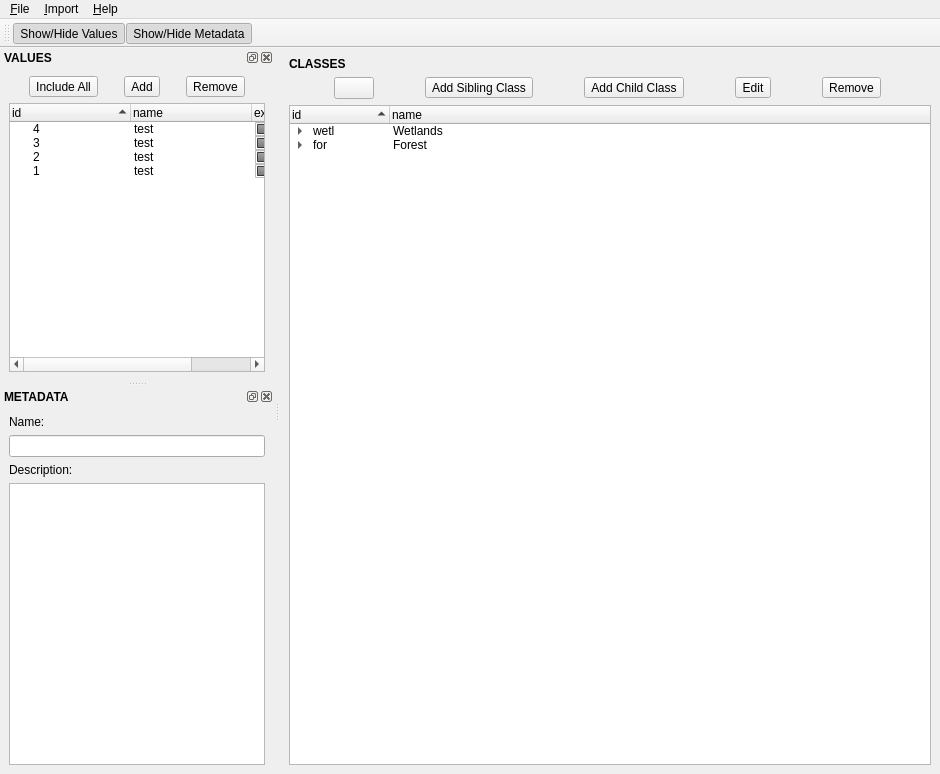
<?xml version="1.0" encoding="UTF-8"?>
<ui version="4.0">
 <class>MainWindow</class>
 <widget class="QMainWindow" name="MainWindow">
  <property name="geometry">
   <rect>
    <x>0</x>
    <y>0</y>
    <width>940</width>
    <height>774</height>
   </rect>
  </property>
  <property name="windowTitle">
   <string>Land Cover Classification Editor</string>
  </property>
  <widget class="QWidget" name="ClassesWidget">
   <layout class="QVBoxLayout" name="verticalLayout_4">
    <item>
     <widget class="QLabel" name="ClassesLabel">
      <property name="font">
       <font>
        <family>Arial</family>
        <weight>75</weight>
        <bold>true</bold>
       </font>
      </property>
      <property name="text">
       <string>CLASSES</string>
      </property>
     </widget>
    </item>
    <item>
     <layout class="QHBoxLayout" name="ClassesButtonsHorizontalLayout">
      <item>
       <widget class="QPushButton" name="ClassesInsertValuesButton">
        <property name="sizePolicy">
         <sizepolicy hsizetype="Fixed" vsizetype="Fixed">
          <horstretch>0</horstretch>
          <verstretch>0</verstretch>
         </sizepolicy>
        </property>
        <property name="toolTip">
         <string>Insert Values</string>
        </property>
        <property name="text">
         <string/>
        </property>
        <property name="icon">
         <iconset resource="main_rc.qrc">
          <normaloff>:/main/images/img/coins_add.png</normaloff>:/main/images/img/coins_add.png</iconset>
        </property>
       </widget>
      </item>
      <item>
       <widget class="QToolButton" name="ClassesAddSiblingButton">
        <property name="toolTip">
         <string>Add Sibling Class</string>
        </property>
        <property name="text">
         <string>Add Sibling Class</string>
        </property>
        <property name="icon">
         <iconset resource="main_rc.qrc">
          <normaloff>:/main/images/img/application_side_expand.png</normaloff>:/main/images/img/application_side_expand.png</iconset>
        </property>
       </widget>
      </item>
      <item>
       <widget class="QToolButton" name="ClassesAddChildButton">
        <property name="toolTip">
         <string>Add Child Class</string>
        </property>
        <property name="text">
         <string>Add Child Class</string>
        </property>
        <property name="icon">
         <iconset resource="main_rc.qrc">
          <normaloff>:/main/images/img/application_add.png</normaloff>:/main/images/img/application_add.png</iconset>
        </property>
       </widget>
      </item>
      <item>
       <widget class="QToolButton" name="ClassesEditButton">
        <property name="toolTip">
         <string>Edit Class</string>
        </property>
        <property name="text">
         <string>Edit</string>
        </property>
        <property name="icon">
         <iconset resource="main_rc.qrc">
          <normaloff>:/main/images/img/application_edit.png</normaloff>:/main/images/img/application_edit.png</iconset>
        </property>
       </widget>
      </item>
      <item>
       <widget class="QToolButton" name="ClassesRemoveButton">
        <property name="toolTip">
         <string>Remove Class</string>
        </property>
        <property name="autoFillBackground">
         <bool>false</bool>
        </property>
        <property name="text">
         <string>Remove</string>
        </property>
        <property name="icon">
         <iconset resource="main_rc.qrc">
          <normaloff>:/main/images/img/delete.png</normaloff>:/main/images/img/delete.png</iconset>
        </property>
        <property name="arrowType">
         <enum>Qt::NoArrow</enum>
        </property>
       </widget>
      </item>
     </layout>
    </item>
    <item>
     <widget class="QTreeWidget" name="ClassesTree">
      <property name="rootIsDecorated">
       <bool>true</bool>
      </property>
      <property name="sortingEnabled">
       <bool>true</bool>
      </property>
      <property name="headerHidden">
       <bool>false</bool>
      </property>
      <attribute name="headerDefaultSectionSize">
       <number>100</number>
      </attribute>
      <attribute name="headerMinimumSectionSize">
       <number>20</number>
      </attribute>
      <column>
       <property name="text">
        <string>id</string>
       </property>
      </column>
      <column>
       <property name="text">
        <string>name</string>
       </property>
      </column>
      <item>
       <property name="text">
        <string>wetl</string>
       </property>
       <property name="text">
        <string>Wetlands</string>
       </property>
       <item>
        <property name="text">
         <string>4</string>
        </property>
        <property name="text">
         <string>test</string>
        </property>
       </item>
       <item>
        <property name="text">
         <string>3</string>
        </property>
        <property name="text">
         <string>test</string>
        </property>
       </item>
       <item>
        <property name="text">
         <string>2</string>
        </property>
        <property name="text">
         <string>test</string>
        </property>
       </item>
      </item>
      <item>
       <property name="text">
        <string>for</string>
       </property>
       <property name="text">
        <string>Forest</string>
       </property>
       <item>
        <property name="text">
         <string>1</string>
        </property>
        <property name="text">
         <string>test</string>
        </property>
       </item>
      </item>
     </widget>
    </item>
   </layout>
  </widget>
  <widget class="QMenuBar" name="MenuBar">
   <property name="geometry">
    <rect>
     <x>0</x>
     <y>0</y>
     <width>940</width>
     <height>21</height>
    </rect>
   </property>
   <widget class="QMenu" name="MenuFile">
    <property name="title">
     <string>&amp;File</string>
    </property>
    <addaction name="ActionNew"/>
    <addaction name="ActionOpen"/>
    <addaction name="separator"/>
    <addaction name="ActionSave"/>
    <addaction name="ActionSaveAs"/>
    <addaction name="separator"/>
    <addaction name="ActionQuit"/>
   </widget>
   <widget class="QMenu" name="MenuHelp">
    <property name="title">
     <string>&amp;Help</string>
    </property>
    <addaction name="ActionHelp"/>
    <addaction name="separator"/>
    <addaction name="ActionAbout"/>
   </widget>
   <widget class="QMenu" name="MenuImport">
    <property name="title">
     <string>&amp;Import</string>
    </property>
    <addaction name="ActionImportFromRaster"/>
    <addaction name="ActionImportFromLcc"/>
   </widget>
   <addaction name="MenuFile"/>
   <addaction name="MenuImport"/>
   <addaction name="MenuHelp"/>
  </widget>
  <widget class="QDockWidget" name="ValuesDock">
   <property name="font">
    <font>
     <family>Arial</family>
     <weight>75</weight>
     <bold>true</bold>
    </font>
   </property>
   <property name="windowTitle">
    <string>VALUES</string>
   </property>
   <attribute name="dockWidgetArea">
    <number>1</number>
   </attribute>
   <widget class="QWidget" name="ValuesDockContents">
    <layout class="QVBoxLayout" name="verticalLayout">
     <item>
      <layout class="QHBoxLayout" name="ValuesButtonsHorizontalLayout">
       <item>
        <widget class="QToolButton" name="ValuesIncludeAllButton">
         <property name="font">
          <font>
           <weight>50</weight>
           <bold>false</bold>
          </font>
         </property>
         <property name="toolTip">
          <string>Include All</string>
         </property>
         <property name="text">
          <string>Include All</string>
         </property>
         <property name="icon">
          <iconset resource="main_rc.qrc">
           <normaloff>:/main/images/img/accept.png</normaloff>:/main/images/img/accept.png</iconset>
         </property>
        </widget>
       </item>
       <item>
        <widget class="QToolButton" name="ValuesAddButton">
         <property name="font">
          <font>
           <weight>50</weight>
           <bold>false</bold>
          </font>
         </property>
         <property name="toolTip">
          <string>Add Value</string>
         </property>
         <property name="text">
          <string>Add</string>
         </property>
         <property name="icon">
          <iconset resource="main_rc.qrc">
           <normaloff>:/main/images/img/add.png</normaloff>:/main/images/img/add.png</iconset>
         </property>
        </widget>
       </item>
       <item>
        <widget class="QToolButton" name="ValuesRemoveButton">
         <property name="font">
          <font>
           <weight>50</weight>
           <bold>false</bold>
          </font>
         </property>
         <property name="toolTip">
          <string>Remove Value</string>
         </property>
         <property name="text">
          <string>Remove</string>
         </property>
         <property name="icon">
          <iconset resource="main_rc.qrc">
           <normaloff>:/main/images/img/cancel.png</normaloff>:/main/images/img/cancel.png</iconset>
         </property>
        </widget>
       </item>
      </layout>
     </item>
     <item>
      <widget class="QTreeWidget" name="ValuesTree">
       <property name="font">
        <font>
         <weight>50</weight>
         <bold>false</bold>
        </font>
       </property>
       <property name="selectionMode">
        <enum>QAbstractItemView::MultiSelection</enum>
       </property>
       <property name="sortingEnabled">
        <bool>true</bool>
       </property>
       <attribute name="headerDefaultSectionSize">
        <number>121</number>
       </attribute>
       <attribute name="headerMinimumSectionSize">
        <number>4</number>
       </attribute>
       <attribute name="headerStretchLastSection">
        <bool>true</bool>
       </attribute>
       <column>
        <property name="text">
         <string>id</string>
        </property>
       </column>
       <column>
        <property name="text">
         <string>name</string>
        </property>
       </column>
       <column>
        <property name="text">
         <string>excluded</string>
        </property>
       </column>
       <item>
        <property name="text">
         <string>4</string>
        </property>
        <property name="text">
         <string>test</string>
        </property>
        <property name="text">
         <string/>
        </property>
        <property name="checkState">
         <enum>PartiallyChecked</enum>
        </property>
       </item>
       <item>
        <property name="text">
         <string>3</string>
        </property>
        <property name="text">
         <string>test</string>
        </property>
        <property name="text">
         <string/>
        </property>
        <property name="checkState">
         <enum>PartiallyChecked</enum>
        </property>
       </item>
       <item>
        <property name="text">
         <string>2</string>
        </property>
        <property name="text">
         <string>test</string>
        </property>
        <property name="text">
         <string/>
        </property>
        <property name="checkState">
         <enum>PartiallyChecked</enum>
        </property>
       </item>
       <item>
        <property name="text">
         <string>1</string>
        </property>
        <property name="text">
         <string>test</string>
        </property>
        <property name="text">
         <string/>
        </property>
        <property name="checkState">
         <enum>PartiallyChecked</enum>
        </property>
       </item>
      </widget>
     </item>
    </layout>
   </widget>
  </widget>
  <widget class="QDockWidget" name="MetadataDock">
   <property name="font">
    <font>
     <family>Arial</family>
     <weight>75</weight>
     <bold>true</bold>
    </font>
   </property>
   <property name="windowTitle">
    <string>METADATA</string>
   </property>
   <attribute name="dockWidgetArea">
    <number>1</number>
   </attribute>
   <widget class="QWidget" name="MetadataDockContents">
    <layout class="QVBoxLayout" name="verticalLayout_3">
     <item>
      <widget class="QLabel" name="MetadataNameLabel">
       <property name="font">
        <font>
         <weight>50</weight>
         <bold>false</bold>
        </font>
       </property>
       <property name="text">
        <string>Name:</string>
       </property>
      </widget>
     </item>
     <item>
      <widget class="QLineEdit" name="MetadataNameLineEdit">
       <property name="font">
        <font>
         <weight>50</weight>
         <bold>false</bold>
        </font>
       </property>
      </widget>
     </item>
     <item>
      <widget class="QLabel" name="MetadataDescriptionLabel">
       <property name="font">
        <font>
         <family>Arial</family>
         <weight>50</weight>
         <bold>false</bold>
        </font>
       </property>
       <property name="text">
        <string>Description:</string>
       </property>
      </widget>
     </item>
     <item>
      <widget class="QPlainTextEdit" name="MetadataDescriptionTextEdit">
       <property name="font">
        <font>
         <weight>50</weight>
         <bold>false</bold>
        </font>
       </property>
      </widget>
     </item>
    </layout>
   </widget>
  </widget>
  <widget class="QToolBar" name="ToolBar">
   <property name="windowTitle">
    <string>toolBar</string>
   </property>
   <property name="toolTip">
    <string>Show/Hide Values</string>
   </property>
   <attribute name="toolBarArea">
    <enum>TopToolBarArea</enum>
   </attribute>
   <attribute name="toolBarBreak">
    <bool>false</bool>
   </attribute>
   <addaction name="ActionValuesShowHide"/>
   <addaction name="ActionMetadataShowHide"/>
  </widget>
  <action name="ActionNew">
   <property name="text">
    <string>&amp;New...</string>
   </property>
  </action>
  <action name="ActionOpen">
   <property name="text">
    <string>&amp;Open...</string>
   </property>
  </action>
  <action name="ActionSave">
   <property name="text">
    <string>&amp;Save</string>
   </property>
  </action>
  <action name="ActionQuit">
   <property name="text">
    <string>&amp;Quit</string>
   </property>
  </action>
  <action name="ActionSaveAs">
   <property name="text">
    <string>Save &amp;As...</string>
   </property>
  </action>
  <action name="ActionImportFromRaster">
   <property name="text">
    <string>From Raster...</string>
   </property>
  </action>
  <action name="ActionImportFromLcc">
   <property name="text">
    <string>From LCC File...</string>
   </property>
  </action>
  <action name="ActionHelp">
   <property name="text">
    <string>LCCEditor &amp;Help</string>
   </property>
  </action>
  <action name="ActionAbout">
   <property name="text">
    <string>About LCCEditor</string>
   </property>
  </action>
  <action name="ActionValuesShowHide">
   <property name="checkable">
    <bool>true</bool>
   </property>
   <property name="checked">
    <bool>true</bool>
   </property>
   <property name="icon">
    <iconset resource="main_rc.qrc">
     <normaloff>:/main/images/img/coins.png</normaloff>:/main/images/img/coins.png</iconset>
   </property>
   <property name="text">
    <string>Show/Hide Values</string>
   </property>
  </action>
  <action name="ActionMetadataShowHide">
   <property name="checkable">
    <bool>true</bool>
   </property>
   <property name="checked">
    <bool>true</bool>
   </property>
   <property name="icon">
    <iconset resource="main_rc.qrc">
     <normaloff>:/main/images/img/database.png</normaloff>:/main/images/img/database.png</iconset>
   </property>
   <property name="text">
    <string>Show/Hide Metadata</string>
   </property>
  </action>
 </widget>
 <resources>
  <include location="main_rc.qrc"/>
 </resources>
 <connections>
  <connection>
   <sender>ActionValuesShowHide</sender>
   <signal>triggered(bool)</signal>
   <receiver>ValuesDock</receiver>
   <slot>setVisible(bool)</slot>
   <hints>
    <hint type="sourcelabel">
     <x>-1</x>
     <y>-1</y>
    </hint>
    <hint type="destinationlabel">
     <x>180</x>
     <y>299</y>
    </hint>
   </hints>
  </connection>
  <connection>
   <sender>ActionMetadataShowHide</sender>
   <signal>triggered(bool)</signal>
   <receiver>MetadataDock</receiver>
   <slot>setVisible(bool)</slot>
   <hints>
    <hint type="sourcelabel">
     <x>-1</x>
     <y>-1</y>
    </hint>
    <hint type="destinationlabel">
     <x>777</x>
     <y>299</y>
    </hint>
   </hints>
  </connection>
 </connections>
</ui>
